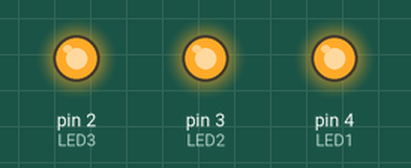
The sketch below on a simulated Arduino Uno, built with avr-gcc and run on an emulated ATmega328P. On the bench: output pins drawn as LEDs (lit = HIGH).

Above: at 0.1 s.
At 0.9 s:
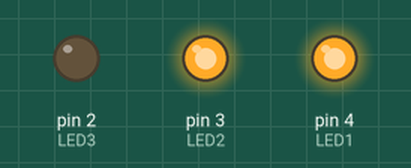
At 1.3 s:
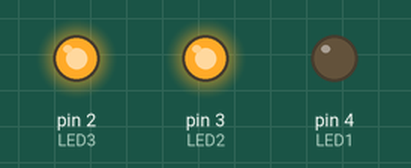
At 1.9 s:
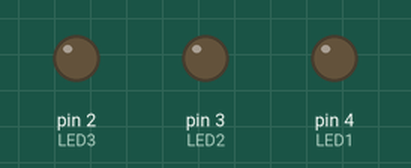
At 3.1 s:
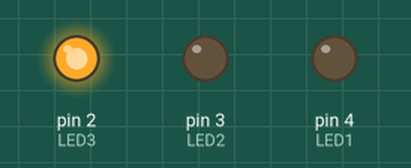
At 4.3 s:
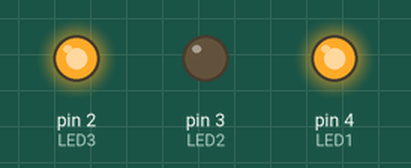
Timing chart, 0 to 4.6 s (numbered marks = the images above):
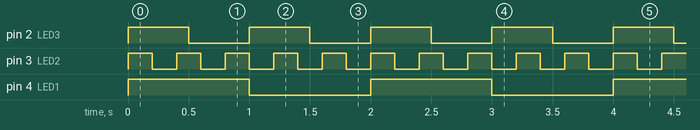

Measured:
- by itself, pin 2 (LED3): alternates HIGH for 0.50 s and LOW for 0.50 s
- by itself, pin 3 (LED2): alternates HIGH for 0.20 s and LOW for 0.20 s
- by itself, pin 4 (LED1): alternates HIGH for 1.0 s and LOW for 1.0 s

The sketch:

code-refactoringDelay1-LEDsBlinking-dumbAndLong.ino.ino
```cpp
// 3 LEDs blinking manually with delays
// LED1: every 1 second
// LED2: every 200 ms
// LED3: every 500 ms
// Total period: 2 seconds

const int LED1 = 4;
const int LED2 = 3;
const int LED3 = 2;

void setup() {
  pinMode(LED1, OUTPUT);
  pinMode(LED2, OUTPUT);
  pinMode(LED3, OUTPUT);
}

void loop() {
  // time = 0 ms
  digitalWrite(LED1, HIGH);
  digitalWrite(LED2, HIGH);
  digitalWrite(LED3, HIGH);
  delay(200);

  // time = 200 ms
  digitalWrite(LED2, LOW);
  delay(200);

  // time = 400 ms
  digitalWrite(LED2, HIGH);
  delay(100);

  // time = 500 ms
  digitalWrite(LED3, LOW);
  delay(100);

  // time = 600 ms
  digitalWrite(LED2, LOW);
  delay(200);

  // time = 800 ms
  digitalWrite(LED2, HIGH);
  delay(200);

  // time = 1000 ms
  digitalWrite(LED1, LOW);   // LED1 completes its 1-second cycle
    digitalWrite(LED2, LOW);

  digitalWrite(LED3, HIGH);

  delay(200);

  // time = 1200 ms
  digitalWrite(LED2, HIGH);
  delay(200);

  // time = 1400 ms
  digitalWrite(LED2, LOW);
  delay(100);

  // time = 1500 ms
    digitalWrite(LED3, LOW);  // LED3 turns back on (500 ms off)
  delay(100);

  // time = 1600 ms
  digitalWrite(LED2, HIGH);
  delay(200);

  // time = 1800 ms
  digitalWrite(LED2, LOW);
  delay(200);                // = 2000 ms total
}
```
